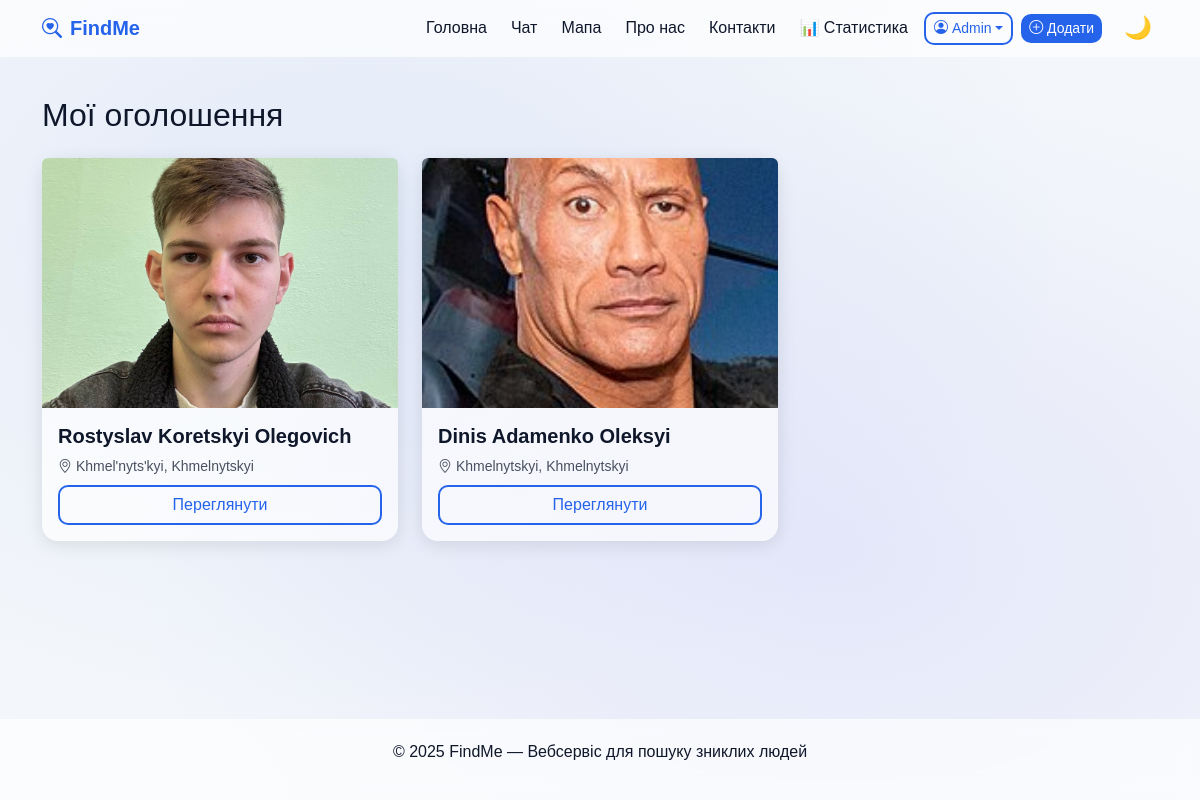
/my-posts/ (signed in), run on the app's committed database.
### missing_persons/models.py (models this page shows, shortened)
class MissingPerson(models.Model):
    STATUS_CHOICES = [
       ('missing', 'У розшуку'),
        ('found', 'Знайдено'),
    ]
    CATEGORY_CHOICES = [
    ('child', 'Дитина'),
    ('adult', 'Дорослий'),
    ('elderly', 'Літня людина'),
    ('military', 'Військовий'),
    ('disabled', 'Людина з інвалідністю'),
    ('other', 'Інше'),
]
    user = models.ForeignKey(User, on_delete=models.CASCADE)
    full_name = models.CharField(max_length=150)
    birth_date = models.DateField(null=True, blank=True)
    missing_date = models.DateField()
    region = models.CharField(max_length=100)
    city = models.CharField(max_length=100)
    description = models.TextField()
    photo = models.ImageField(upload_to='missing_persons/', blank=True, null=True)
    category = models.CharField(max_length=50, choices=CATEGORY_CHOICES, default='other')
    status = models.CharField(max_length=20, choices=STATUS_CHOICES, default='missing')
    created_at = models.DateTimeField(auto_now_add=True)
    location = models.CharField("Останнє місце, де бачили", max_length=255, blank=True, null=True)
    latitude = models.FloatField(blank=True, null=True)
    longitude = models.FloatField(blank=True, null=True)

### missing_persons/views.py (the view)
# urls.py: path('my-posts/', mp_views.my_posts, name='my_posts'),
@login_required
def my_posts(request):
    persons = MissingPerson.objects.filter(user=request.user)
    return render(request, 'my_posts.html', {'persons': persons})

### templates/my_posts.html
{% extends 'base.html' %}
{% block content %}
<h2 class="mb-4">Мої оголошення</h2>
{% if persons %}
<div class="row g-4">
  {% for p in persons %}
  <div class="col-md-4">
    <div class="card h-100">
      {% if p.photo %}
      <img src="{{ p.photo.url }}" class="card-img-top rounded-top" alt="{{ p.full_name }}">
      {% endif %}
      <div class="card-body">
        <h5 class="fw-semibold">{{ p.full_name }}</h5>
        <p class="text-muted small mb-2"><i class="bi bi-geo-alt"></i> {{ p.city }}, {{ p.region }}</p>
        <a href="{% url 'missing_detail' p.pk %}" class="btn btn-outline-primary w-100">Переглянути</a>
      </div>
    </div>
  </div>
  {% endfor %}
</div>
{% else %}
  <p>У вас ще немає створених оголошень.</p>
{% endif %}
{% endblock %}

### templates/base.html (shortened to what this page needs)
{% load static %}
<!DOCTYPE html>
<html lang="uk" data-theme="light">
<head>
  <link href="https://cdn.jsdelivr.net/npm/bootstrap@5.3.3/dist/css/bootstrap.min.css" rel="stylesheet">
  <link href="https://cdn.jsdelivr.net/npm/bootstrap-icons@1.11.3/font/bootstrap-icons.css" rel="stylesheet">
</head>
<body>
  <nav class="navbar navbar-expand-lg fixed-top">
    <div class="container">
      <a class="navbar-brand d-flex align-items-center" href="/">
        <i class="bi bi-search-heart me-2"></i> FindMe
      </a>
     <div class="collapse navbar-collapse justify-content-end" id="navMenu">
  <ul class="navbar-nav align-items-center gap-2">
    <li class="nav-item"><a href="/" class="nav-link">Головна</a></li>
    <li class="nav-item"><a href="/chat/" class="nav-link">Чат</a></li>
    <li class="nav-item"><a href="/map/" class="nav-link">Мапа</a></li>
    <li class="nav-item"><a href="/about/" class="nav-link">Про нас</a></li>
    <li class="nav-item"><a href="/contacts/" class="nav-link">Контакти</a></li>
    {% if user.is_staff or user.is_superuser %}
        <li class="nav-item"><a href="/statistics/" class="nav-link">📊 Статистика</a></li>
      {% endif %}
    {% if user.is_authenticated %}
      <li class="nav-item dropdown">
        <a class="btn btn-outline-primary btn-sm dropdown-toggle d-flex align-items-center"
           href="#" id="profileDropdown" role="button"
           data-bs-toggle="dropdown" aria-expanded="false">
          <i class="bi bi-person-circle me-1"></i> {{ user.username }}
        </a>
      </li>
      <li class="nav-item">
        <a href="/add/" class="btn btn-primary btn-sm me-2">
          <i class="bi bi-plus-circle"></i> Додати
        </a>
      </li>
    {% else %}
      <li class="nav-item"><a href="/login/" class="btn btn-outline-primary btn-sm">Увійти</a></li>
    {% endif %}
    <li class="nav-item">
      <button id="themeToggle" class="theme-toggle" title="Змінити тему">🌙</button>
    </li>
  </ul>
</div>
    </div>
  </nav>
  <main class="container mt-5 pt-5 fade-in">
    {% block content %}{% endblock %}
  </main>
  <footer>
    <p>© 2025 FindMe — Вебсервіс для пошуку зниклих людей</p>
  </footer>
</body>
</html>

### templates/base.html (style rules this page uses)
:root { --bg-light: #f3f6fa; --bg-dark: #0b1120; --glass-light: rgba(255, 255, 255, 0.65); --glass-dark: rgba(17, 25, 40, 0.65); --text-light: #0f172a; --text-dark: #f8fafc; --accent: #2563eb; --radius: 16px; --transition: all 0.3s ease; }
html[data-theme="light"] { --bg: var(--bg-light); --text: var(--text-light); --glass: var(--glass-light); }
body { background: var(--bg); color: var(--text); font-family: 'Poppins', sans-serif; transition: var(--transition); display: flex; flex-direction: column; min-height: 100vh; background-image: radial-gradient(at 30% 30%, rgba(37,99,235,0.08), transparent 60%), radial-gradient(at 70% 70%, rgba(99,102,241,0.1), transparent 60%); }
a { color: var(--accent); text-decoration: none; transition: var(--transition); }
h1, h2, h3, h4, h5, h6, p, small, label, li, span { color: var(--text); transition: var(--transition); }
.text-muted { color: var(--text) !important; opacity: 0.75; }
.navbar { backdrop-filter: blur(12px); background-color: var(--glass); border-bottom: 1px solid rgba(255,255,255,0.15); }
.navbar-brand { font-weight: 700; color: var(--accent) !important; }
.nav-link { font-weight: 500; color: var(--text) !important; }
.theme-toggle { border: none; background: transparent; font-size: 1.4rem; cursor: pointer; color: var(--accent); }
.card { border: none; border-radius: var(--radius); backdrop-filter: blur(20px); background-color: var(--glass); box-shadow: 0 4px 18px rgba(0,0,0,0.1); color: var(--text); transition: none; }
.card-img-top { height: 250px; object-fit: cover; border-top-left-radius: var(--radius); border-top-right-radius: var(--radius); }
footer { backdrop-filter: blur(10px); background-color: var(--glass); border-top: 1px solid rgba(255,255,255,0.2); padding: 20px; text-align: center; color: var(--text); margin-top: auto; }
.btn-primary { background-color: var(--accent); border: none; border-radius: 10px; }
.btn-outline-primary { border: 2px solid var(--accent); color: var(--accent); border-radius: 10px; }
.fade-in { animation: fadeIn 0.6s ease forwards; opacity: 0; }

### data on the page
MissingPerson: photo (picture), full_name "Rostyslav Koretskyi Olegovich", city "Khmel'nyts'kyi", region "Khmelnytskyi"
MissingPerson: photo (picture), full_name "Dinis Adamenko Oleksyi", city "Khmelnytskyi", region "Khmelnytskyi"

### other printed values
{{ user.username }} "Admin"
